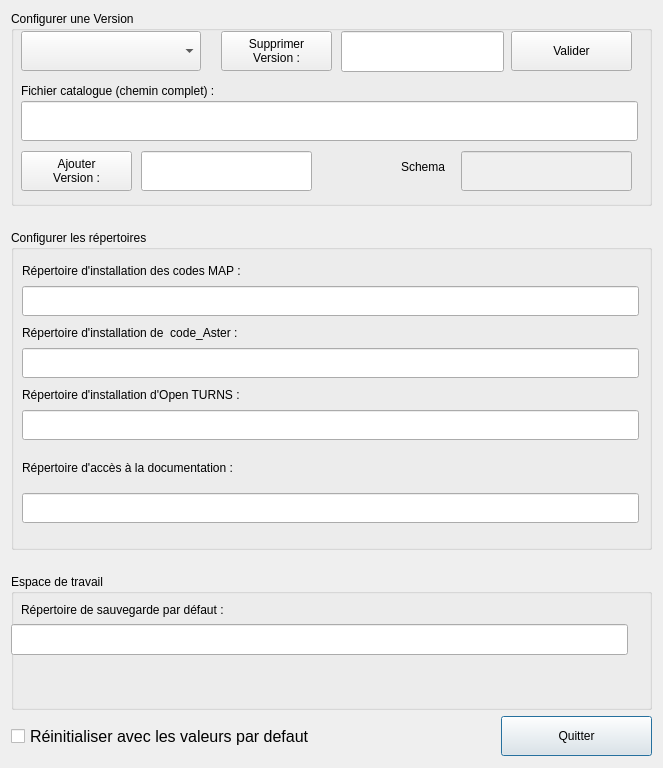
<ui version="4.0" >
 <class>desOptions</class>
 <widget class="QDialog" name="desOptions" >
  <property name="geometry" >
   <rect>
    <x>0</x>
    <y>0</y>
    <width>662</width>
    <height>768</height>
   </rect>
  </property>
  <property name="windowTitle" >
   <string>Option TURNS</string>
  </property>
  <layout class="QGridLayout" name="gridLayout" >
   <item row="1" column="0" >
    <spacer name="verticalSpacer_2" >
     <property name="orientation" >
      <enum>Qt::Vertical</enum>
     </property>
     <property name="sizeType" >
      <enum>QSizePolicy::Fixed</enum>
     </property>
     <property name="sizeHint" stdset="0" >
      <size>
       <width>20</width>
       <height>18</height>
      </size>
     </property>
    </spacer>
   </item>
   <item row="2" column="0" colspan="2" >
    <widget class="QGroupBox" name="groupBox2" >
     <property name="minimumSize" >
      <size>
       <width>641</width>
       <height>320</height>
      </size>
     </property>
     <property name="title" >
      <string>Configurer les répertoires</string>
     </property>
     <widget class="QLabel" name="textLabel1_2" >
      <property name="geometry" >
       <rect>
        <x>11</x>
        <y>155</y>
        <width>617</width>
        <height>20</height>
       </rect>
      </property>
      <property name="text" >
       <string>Répertoire d'installation d'Open TURNS :</string>
      </property>
      <property name="wordWrap" >
       <bool>false</bool>
      </property>
     </widget>
     <widget class="QLineEdit" name="LERepOT" >
      <property name="geometry" >
       <rect>
        <x>11</x>
        <y>180</y>
        <width>617</width>
        <height>30</height>
       </rect>
      </property>
      <property name="minimumSize" >
       <size>
        <width>520</width>
        <height>30</height>
       </size>
      </property>
      <property name="text" >
       <string/>
      </property>
     </widget>
     <widget class="QLineEdit" name="LERepDoc" >
      <property name="geometry" >
       <rect>
        <x>11</x>
        <y>263</y>
        <width>617</width>
        <height>30</height>
       </rect>
      </property>
      <property name="minimumSize" >
       <size>
        <width>520</width>
        <height>30</height>
       </size>
      </property>
      <property name="text" >
       <string/>
      </property>
     </widget>
     <widget class="QLabel" name="textLabel1_5" >
      <property name="geometry" >
       <rect>
        <x>11</x>
        <y>31</y>
        <width>617</width>
        <height>20</height>
       </rect>
      </property>
      <property name="text" >
       <string>Répertoire d'installation des codes MAP :</string>
      </property>
      <property name="wordWrap" >
       <bool>false</bool>
      </property>
     </widget>
     <widget class="QLineEdit" name="LERepMAP" >
      <property name="geometry" >
       <rect>
        <x>11</x>
        <y>56</y>
        <width>617</width>
        <height>30</height>
       </rect>
      </property>
      <property name="minimumSize" >
       <size>
        <width>520</width>
        <height>30</height>
       </size>
      </property>
      <property name="text" >
       <string/>
      </property>
     </widget>
     <widget class="QLineEdit" name="LERepAster" >
      <property name="geometry" >
       <rect>
        <x>11</x>
        <y>118</y>
        <width>617</width>
        <height>30</height>
       </rect>
      </property>
      <property name="minimumSize" >
       <size>
        <width>520</width>
        <height>30</height>
       </size>
      </property>
      <property name="text" >
       <string/>
      </property>
     </widget>
     <widget class="QLabel" name="textLabel1_6" >
      <property name="geometry" >
       <rect>
        <x>11</x>
        <y>93</y>
        <width>617</width>
        <height>20</height>
       </rect>
      </property>
      <property name="text" >
       <string>Répertoire d'installation de  code_Aster :</string>
      </property>
      <property name="wordWrap" >
       <bool>false</bool>
      </property>
     </widget>
     <widget class="QLabel" name="textLabel1" >
      <property name="geometry" >
       <rect>
        <x>11</x>
        <y>217</y>
        <width>617</width>
        <height>41</height>
       </rect>
      </property>
      <property name="minimumSize" >
       <size>
        <width>613</width>
        <height>41</height>
       </size>
      </property>
      <property name="maximumSize" >
       <size>
        <width>16777215</width>
        <height>41</height>
       </size>
      </property>
      <property name="text" >
       <string>Répertoire d'accès à la documentation :</string>
      </property>
      <property name="wordWrap" >
       <bool>false</bool>
      </property>
     </widget>
    </widget>
   </item>
   <item row="3" column="0" >
    <spacer name="verticalSpacer" >
     <property name="orientation" >
      <enum>Qt::Vertical</enum>
     </property>
     <property name="sizeType" >
      <enum>QSizePolicy::Fixed</enum>
     </property>
     <property name="sizeHint" stdset="0" >
      <size>
       <width>20</width>
       <height>18</height>
      </size>
     </property>
    </spacer>
   </item>
   <item row="4" column="0" colspan="2" >
    <widget class="QGroupBox" name="groupBox3_2" >
     <property name="minimumSize" >
      <size>
       <width>548</width>
       <height>10</height>
      </size>
     </property>
     <property name="title" >
      <string>Espace de travail</string>
     </property>
     <widget class="QLineEdit" name="LESaveDir" >
      <property name="geometry" >
       <rect>
        <x>0</x>
        <y>50</y>
        <width>617</width>
        <height>31</height>
       </rect>
      </property>
      <property name="minimumSize" >
       <size>
        <width>520</width>
        <height>20</height>
       </size>
      </property>
      <property name="text" >
       <string/>
      </property>
     </widget>
     <widget class="QLabel" name="textLabel1_4" >
      <property name="geometry" >
       <rect>
        <x>10</x>
        <y>20</y>
        <width>617</width>
        <height>31</height>
       </rect>
      </property>
      <property name="minimumSize" >
       <size>
        <width>613</width>
        <height>10</height>
       </size>
      </property>
      <property name="maximumSize" >
       <size>
        <width>16777215</width>
        <height>41</height>
       </size>
      </property>
      <property name="text" >
       <string>Répertoire de sauvegarde par défaut :</string>
      </property>
      <property name="wordWrap" >
       <bool>false</bool>
      </property>
     </widget>
    </widget>
   </item>
   <item row="5" column="0" >
    <widget class="QCheckBox" name="Bdefaut" >
     <property name="minimumSize" >
      <size>
       <width>340</width>
       <height>41</height>
      </size>
     </property>
     <property name="maximumSize" >
      <size>
       <width>16777215</width>
       <height>41</height>
      </size>
     </property>
     <property name="font" >
      <font>
       <pointsize>12</pointsize>
      </font>
     </property>
     <property name="text" >
      <string>Réinitialiser avec les valeurs par defaut</string>
     </property>
    </widget>
   </item>
   <item row="5" column="1" >
    <widget class="QPushButton" name="PBQuit" >
     <property name="minimumSize" >
      <size>
       <width>151</width>
       <height>40</height>
      </size>
     </property>
     <property name="maximumSize" >
      <size>
       <width>151</width>
       <height>40</height>
      </size>
     </property>
     <property name="text" >
      <string>Quitter</string>
     </property>
    </widget>
   </item>
   <item row="0" column="0" colspan="2" >
    <widget class="QGroupBox" name="groupBox1" >
     <property name="minimumSize" >
      <size>
       <width>635</width>
       <height>195</height>
      </size>
     </property>
     <property name="maximumSize" >
      <size>
       <width>16777215</width>
       <height>252</height>
      </size>
     </property>
     <property name="title" >
      <string>Configurer une Version</string>
     </property>
     <widget class="QComboBox" name="CBVersions" >
      <property name="geometry" >
       <rect>
        <x>10</x>
        <y>20</y>
        <width>180</width>
        <height>40</height>
       </rect>
      </property>
      <property name="minimumSize" >
       <size>
        <width>0</width>
        <height>40</height>
       </size>
      </property>
      <property name="maximumSize" >
       <size>
        <width>180</width>
        <height>40</height>
       </size>
      </property>
     </widget>
     <widget class="QPushButton" name="Bok" >
      <property name="geometry" >
       <rect>
        <x>500</x>
        <y>20</y>
        <width>121</width>
        <height>40</height>
       </rect>
      </property>
      <property name="minimumSize" >
       <size>
        <width>90</width>
        <height>40</height>
       </size>
      </property>
      <property name="maximumSize" >
       <size>
        <width>121</width>
        <height>40</height>
       </size>
      </property>
      <property name="text" >
       <string>Valider</string>
      </property>
      <property name="autoDefault" >
       <bool>false</bool>
      </property>
     </widget>
     <widget class="QPushButton" name="PBajout" >
      <property name="geometry" >
       <rect>
        <x>10</x>
        <y>140</y>
        <width>111</width>
        <height>40</height>
       </rect>
      </property>
      <property name="minimumSize" >
       <size>
        <width>101</width>
        <height>40</height>
       </size>
      </property>
      <property name="text" >
       <string>Ajouter
Version :</string>
      </property>
     </widget>
     <widget class="QLineEdit" name="LEVersionAjout" >
      <property name="geometry" >
       <rect>
        <x>130</x>
        <y>140</y>
        <width>171</width>
        <height>40</height>
       </rect>
      </property>
      <property name="minimumSize" >
       <size>
        <width>101</width>
        <height>30</height>
       </size>
      </property>
     </widget>
     <widget class="QPushButton" name="PBSup" >
      <property name="geometry" >
       <rect>
        <x>210</x>
        <y>20</y>
        <width>111</width>
        <height>40</height>
       </rect>
      </property>
      <property name="minimumSize" >
       <size>
        <width>101</width>
        <height>40</height>
       </size>
      </property>
      <property name="text" >
       <string>Supprimer
Version :</string>
      </property>
     </widget>
     <widget class="QLineEdit" name="LEVersionSup" >
      <property name="geometry" >
       <rect>
        <x>330</x>
        <y>20</y>
        <width>163</width>
        <height>41</height>
       </rect>
      </property>
      <property name="minimumSize" >
       <size>
        <width>0</width>
        <height>41</height>
       </size>
      </property>
     </widget>
     <widget class="QLabel" name="textLabel1_3" >
      <property name="geometry" >
       <rect>
        <x>10</x>
        <y>70</y>
        <width>617</width>
        <height>20</height>
       </rect>
      </property>
      <property name="text" >
       <string>Fichier catalogue (chemin complet) :</string>
      </property>
      <property name="wordWrap" >
       <bool>false</bool>
      </property>
     </widget>
     <widget class="QLineEdit" name="LERepCata" >
      <property name="geometry" >
       <rect>
        <x>10</x>
        <y>90</y>
        <width>617</width>
        <height>40</height>
       </rect>
      </property>
      <property name="minimumSize" >
       <size>
        <width>501</width>
        <height>20</height>
       </size>
      </property>
      <property name="text" >
       <string/>
      </property>
     </widget>
     <widget class="QLineEdit" name="LEFormatOUT" >
      <property name="enabled" >
       <bool>false</bool>
      </property>
      <property name="geometry" >
       <rect>
        <x>450</x>
        <y>140</y>
        <width>171</width>
        <height>40</height>
       </rect>
      </property>
      <property name="minimumSize" >
       <size>
        <width>101</width>
        <height>30</height>
       </size>
      </property>
     </widget>
     <widget class="QLabel" name="textLabel1_7" >
      <property name="geometry" >
       <rect>
        <x>390</x>
        <y>140</y>
        <width>51</width>
        <height>31</height>
       </rect>
      </property>
      <property name="minimumSize" >
       <size>
        <width>50</width>
        <height>10</height>
       </size>
      </property>
      <property name="maximumSize" >
       <size>
        <width>16777215</width>
        <height>41</height>
       </size>
      </property>
      <property name="text" >
       <string>Schema</string>
      </property>
      <property name="wordWrap" >
       <bool>false</bool>
      </property>
     </widget>
    </widget>
   </item>
  </layout>
 </widget>
 <layoutdefault spacing="6" margin="11" />
 <pixmapfunction>qPixmapFromMimeSource</pixmapfunction>
 <resources/>
 <connections/>
</ui>
